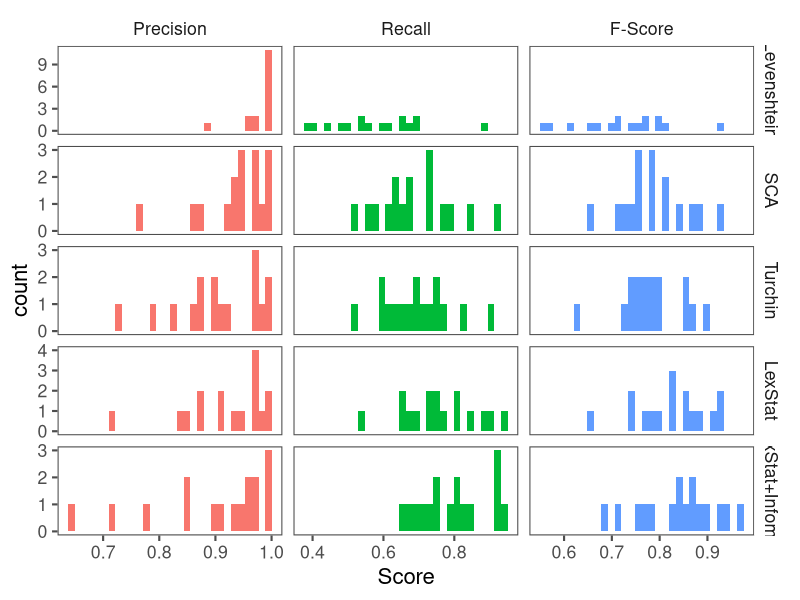
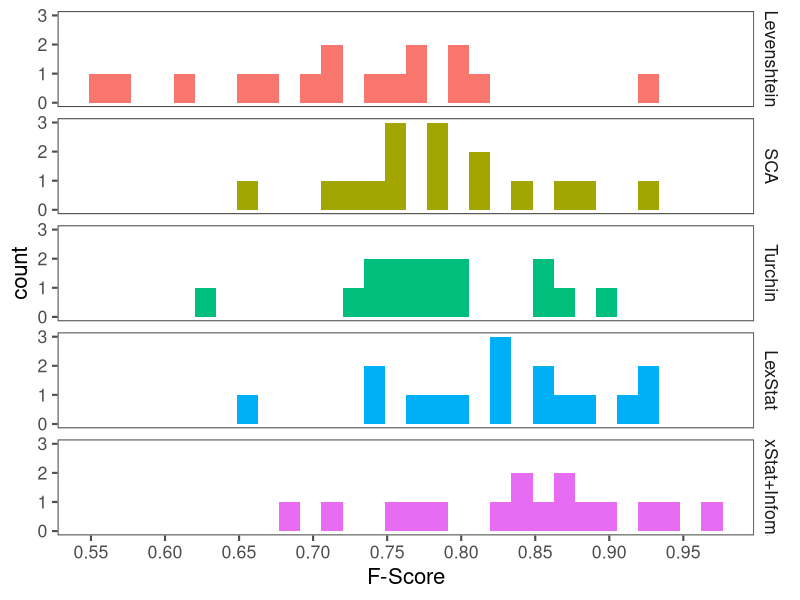
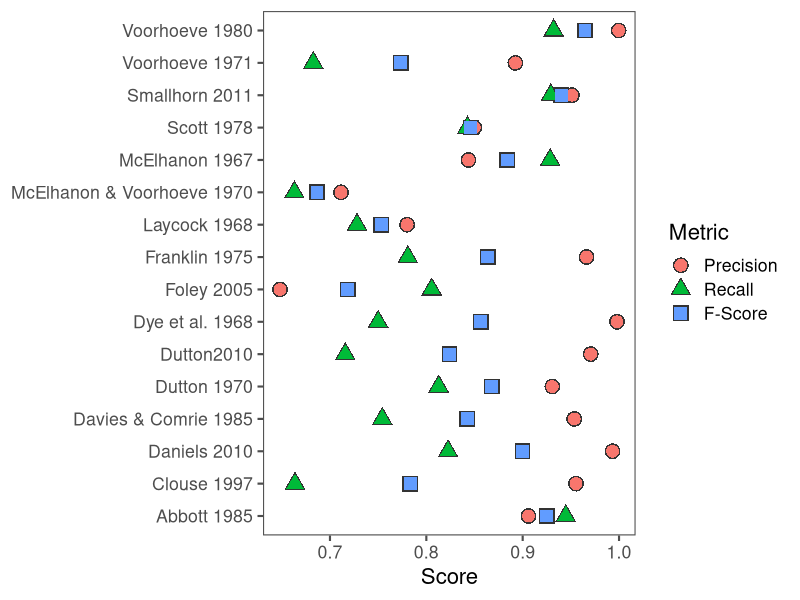
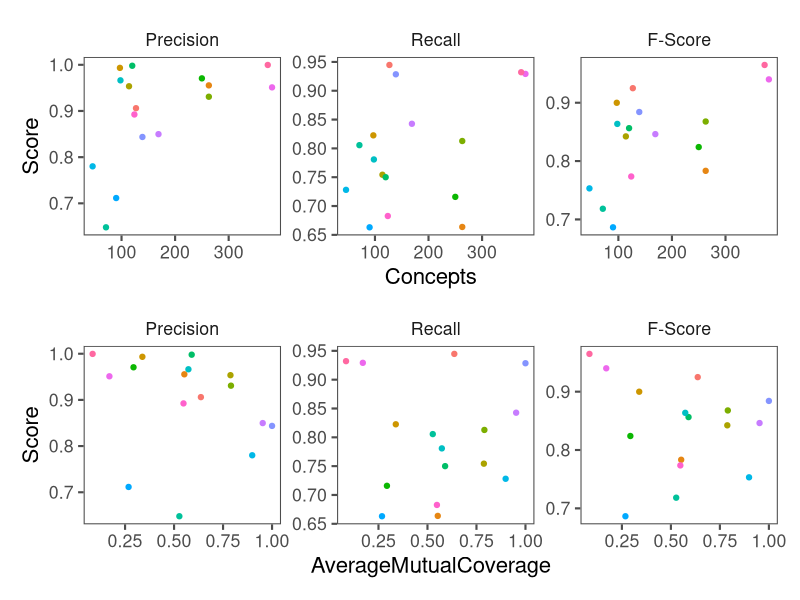
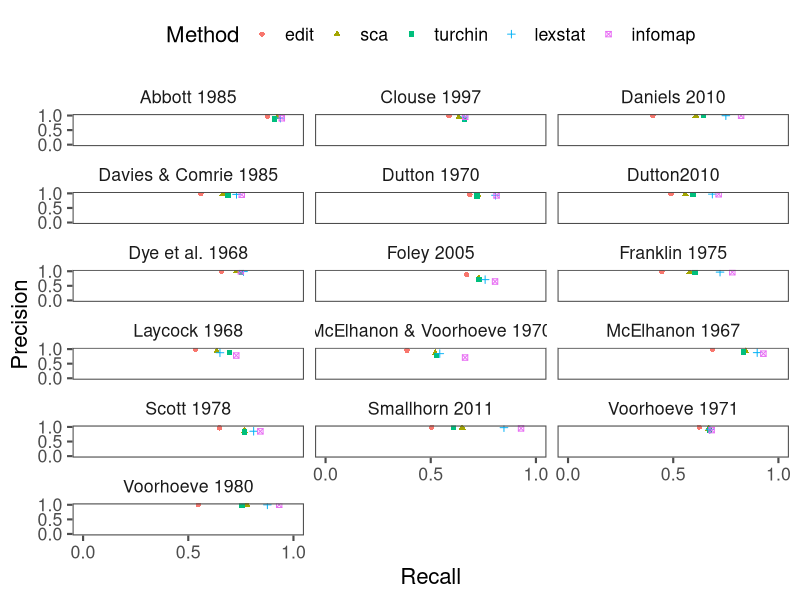
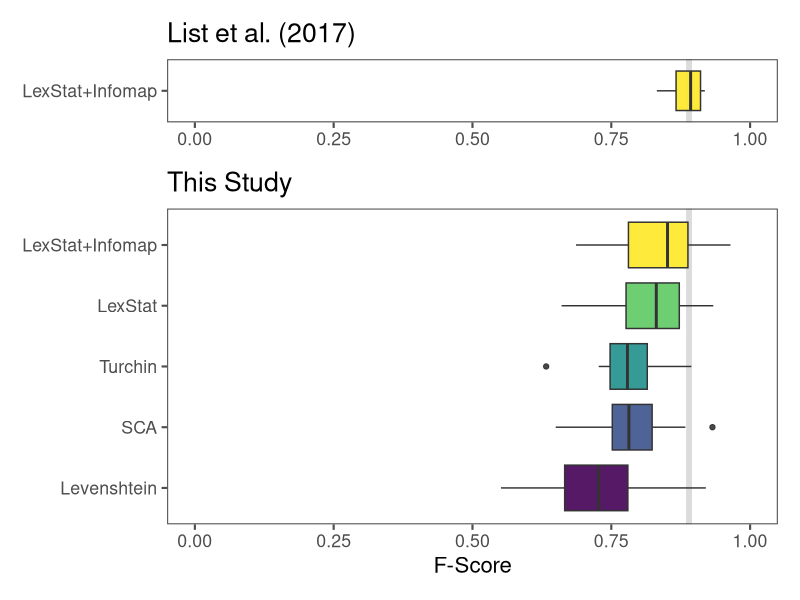
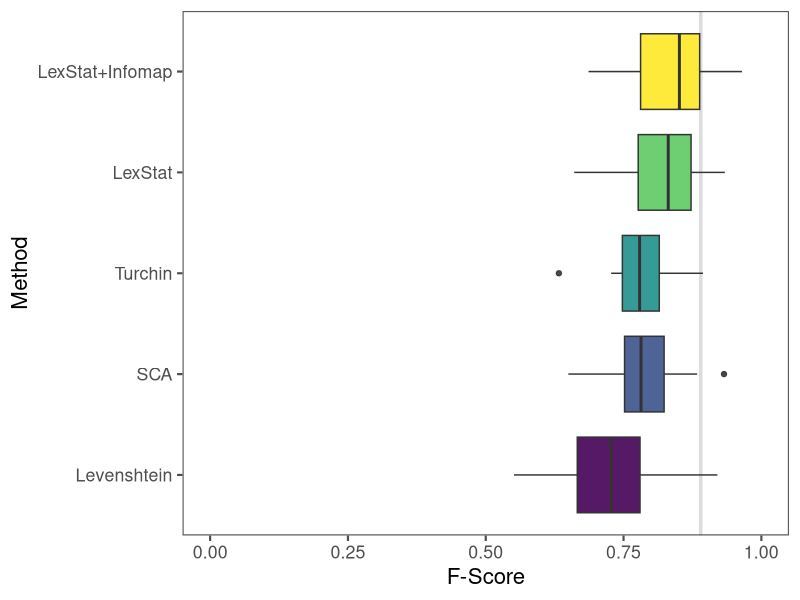

R code for these plots, in order:
library(dplyr)
library(tidyr)
library(ggplot2)
library(ggthemes)
library(patchwork)

AUTHORS <- list(
    'abbott1985' = "Abbott 1985",
    'clouse-1997' = "Clouse 1997",
    'daniels2010' = "Daniels 2010",
    'davies_and_comrie1985' = "Davies & Comrie 1985",
    'dutton1970' = "Dutton 1970",
    'dutton2010' = "Dutton2010",
    'dye-et-al-1968' = "Dye et al. 1968",
    'foley2005' = "Foley 2005",
    'franklin1975' = "Franklin 1975",
    'laycock1968' = "Laycock 1968",
    'mcelhanon-1967' = "McElhanon 1967",
    'mcelhanon_and_voorhoeve1970' = "McElhanon & Voorhoeve 1970",
    'scott1978' = "Scott 1978",
    'smallhorn-2011' = "Smallhorn 2011",
    'voorhoeve-1971' = "Voorhoeve 1971",
    'voorhoeve1980' = "Voorhoeve 1980"
)


theme_set(theme_few(base_size=16))
#theme_set(theme_hc(base_size=16))

datasets <- read.csv('datasets.csv', header=TRUE)

res.r <- read.csv('results-recall.csv', header=TRUE) %>% mutate(ID=Dataset)
res.p <- read.csv('results-precision.csv', header=TRUE) %>% mutate(ID=Dataset)
res.f <- read.csv('results-f-scores.csv', header=TRUE) %>% mutate(ID=Dataset)

# rename datasets
res.r$Dataset <- unname(unlist(AUTHORS[res.r$Dataset]))
res.p$Dataset <- unname(unlist(AUTHORS[res.p$Dataset]))
res.f$Dataset <- unname(unlist(AUTHORS[res.f$Dataset]))


res <- rbind(
    res.r %>% gather("Method", "Score", -ID, -Dataset) %>% mutate(Metric = 'Recall'),
    res.p %>% gather("Method", "Score", -ID, -Dataset) %>% mutate(Metric = 'Precision'),
    res.f %>% gather("Method", "Score", -ID, -Dataset) %>% mutate(Metric = 'F-Score')
)

res$Metric <- factor(res$Metric, levels=c('Precision', 'Recall', 'F-Score'))

res[res$Method == 'sca', ]$Method <- 'SCA'
res[res$Method == 'turchin', ]$Method <- 'Turchin'
res[res$Method == 'lexstat', ]$Method <- 'LexStat'
res[res$Method == 'infomap', ]$Method <- 'LexStat+Infomap'
res[res$Method == 'edit', ]$Method <- 'Levenshtein'



res$Method <- factor(res$Method, levels=c('Levenshtein', 'SCA', 'Turchin', 'LexStat', 'LexStat+Infomap'))

p <- ggplot(res, aes(Score, fill=Metric)) +
    geom_histogram() +
    facet_grid(Method~Metric, scales="free") +
    guides(fill="none")

ggsave('figure-accuracy-combined.png', dpi=700)


p <- ggplot(subset(res, Metric == 'F-Score'), aes(Score, fill=Method)) +
    geom_histogram() +
    facet_grid(Method~.) +
    guides(fill="none") +
    scale_x_continuous("F-Score", n.breaks=10)
ggsave('figure-accuracy-fscore.png', dpi=700)



p <- ggplot(
        subset(res, Method=="LexStat+Infomap"),
        aes(Score, Dataset, color=Metric, shape=Metric)
    ) +
    geom_point(size=5, color="#333333") +
    geom_point(size=4) +
    theme(axis.title.y=element_blank())

ggsave('figure-accuracy-infomap.png', dpi=700)


infomap <- res %>% filter(Method=="LexStat+Infomap") %>% left_join(datasets, join_by(ID == Wordlist))

p <- ggplot(infomap, aes(Concepts, Score, color=Dataset)) +
    geom_point() +
    facet_wrap(~Metric, scales="free") +
    guides(color="none")

q <- ggplot(infomap, aes(AverageMutualCoverage, Score, color=Dataset)) +
    geom_point() +
    facet_wrap(~Metric, scales="free") +
    guides(color="none")

ggsave('figure-scatter.png', p / q, dpi=700)


res.p_vs_r <- res.r %>% gather("Method", "Recall", -ID, -Dataset) %>% inner_join(
    res.p %>% gather("Method", "Precision", -ID, -Dataset)
)

res.p_vs_r$Method <- factor(res.p_vs_r$Method, levels=c('edit', 'sca', 'turchin', 'lexstat', 'infomap'))

p <- ggplot(res.p_vs_r, aes(x=Recall, y=Precision, color=Method, shape=Method)) +
    geom_point() +
    facet_wrap(~Dataset, ncol=3) +
    scale_x_continuous(limits=c(0, 1), n.breaks=3) +
    scale_y_continuous(limits=c(0, 1), n.breaks=3) +
    theme(legend.position="top")

ggsave('figure-precision_vs_recall.png', dpi=700)



# List et al.
# \bf Dataset & Turchin&Edit Distance&SCA&LexStat&LS-Infomap\\\hline\hline
# Bahnaric& 0.7397& 0.8537& 0.8568& 0.8804& 0.8813\\\hline
# Chinese& 0.7447& 0.7538& 0.7795& 0.8245& 0.8320\\\hline
# Mabuso& 0.8029& 0.8434& 0.8461& 0.8398& 0.8618\\\hline
# Romance& 0.7505& 0.8288& 0.8943& 0.9050& 0.9185\\\hline
# Tujia& 0.8777& 0.9057& 0.8989& 0.9170& 0.9128\\\hline
# Uralic& 0.9024& 0.8815& 0.8998& 0.9024& 0.9045\\\hline
# \endtabular





res.f <- subset(res, Metric=="F-Score")
res.f <- res.f %>% select(Dataset, Method, Score)

res.f$Study <- 'Greenhill'

res.f <- rbind(res.f, data.frame(
    Dataset = 'List et al. (2017)',
    Method = 'LexStat+Infomap',
    Score = c(
        0.8813,
        0.8320,
        0.8618,
        0.9185,
        0.9128,
        0.9045
    ),
    Study="List et al. (2017)"
))

palette <- scale_fill_viridis_d()$palette(5)

p <- ggplot(subset(res.f, Study=='List et al. (2017)'), aes(Score, y=Method, fill=Method)) +
    geom_vline(xintercept=0.89, color="#DCDCDC", lwd=2) +
    geom_boxplot(alpha=0.9) +
    guides(fill="none") +
    scale_x_continuous("F-Score", limits=c(0, 1), n.breaks=5) +
    scale_fill_manual(values=palette[[5]]) +  # hack
    theme(axis.title.y=element_blank(), axis.title.x=element_blank()) +
    ggtitle("List et al. (2017)")

q <- ggplot(subset(res.f, Study=='Greenhill'), aes(Score, y=Method, fill=Method)) +
    geom_vline(xintercept=0.89, color="#DCDCDC", lwd=2) +
    geom_boxplot(alpha=0.9) +
    guides(fill="none") +
    scale_x_continuous("F-Score", limits=c(0, 1), n.breaks=5) +
    scale_fill_manual(values=palette) +  # hack
    theme(axis.title.y=element_blank()) +
    ggtitle("This Study")



ggsave(filename="figure-boxplot.png", (p / q) +  plot_layout(heights = c(1, 5), guides = 'collect'), width=6, height=4)




palette <- scale_fill_viridis_d()$palette(5)

p <- ggplot(subset(res.f, Study=='Greenhill'), aes(Score, y=Method, fill=Method)) +
    geom_vline(xintercept=0.89, color="#DCDCDC", lwd=1.2) +
    geom_boxplot(alpha=0.9) +
    guides(fill="none") +
    scale_x_continuous("F-Score", limits=c(0, 1), n.breaks=5) +
    scale_fill_manual(values=palette)


ggsave(filename="figure-boxplot-2.png", p, width=6, height=3)

